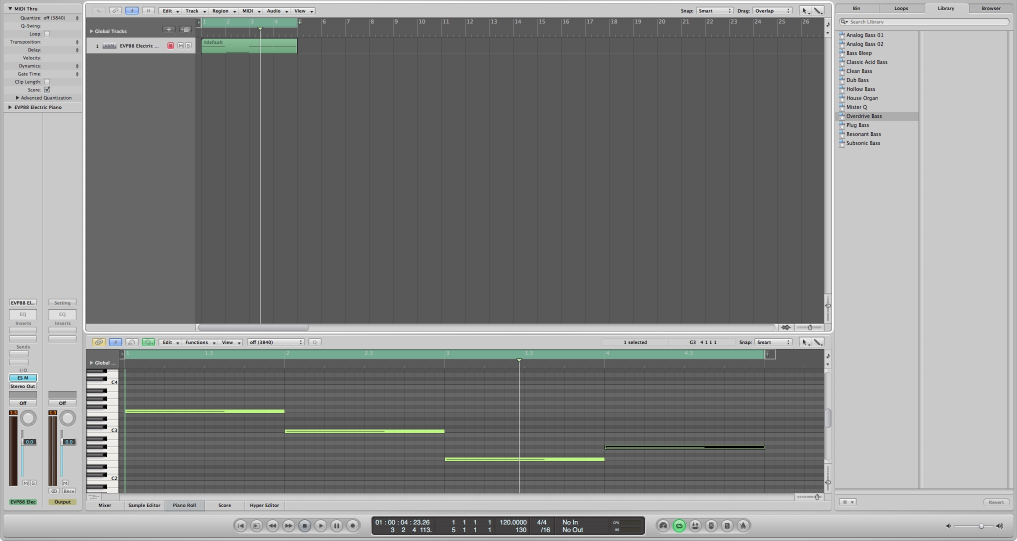
#> input picture logic/tester/Project File Backups/tester.00.logic/LgDoc/windowImage.jpg, 2034 x 1082 px (shown at 1/2 size)
$ python greyscales2rgba.py '../../../logic/tester/Project File Backups/tester.00.logic/LgDoc/windowImage.jpg' '../../../logic/tester/Project File Backups/tester.00.logic/LgDoc/windowImage.jpg' '../../../logic/tester/Project File Backups/tester.00.logic/LgDoc/windowImage.jpg' '../../../logic/tester/Project File Backups/tester.00.logic/LgDoc/windowImage.jpg'
#> lines starting #> are read from the running program, lines starting #| are printed output that depends on the picture
### python/modules/sowiz/util.py

import threading
import logging
import sys

def perform_logging_setup(level = logging.DEBUG, show_time=True, show_level=True):

	""" This sets up the logging module to output to the main output console, should really add some configuration options """

	if perform_logging_setup.counter > 0:
		raise RuntimeError('should not call perform_setup more than once')
	perform_logging_setup.counter += 1
	root = logging.getLogger()
	ch = logging.StreamHandler(sys.stdout)
	ch.setLevel(level)
	formatter_string = ''
	if show_time:
		formatter_string += '%(asctime)s - '
	if show_level:
		formatter_string += '%(levelname)s - '
	formatter_string += '%(message)s'
	formatter = logging.Formatter(formatter_string)
	ch.setFormatter(formatter)
	root.addHandler(ch)
	root.setLevel(level)
	logging.info('logging setup has been performed')

perform_logging_setup.counter = 0


# [16 lines left out: function variable_type_check, not called in this run]

#=======================================================================================================================
# Enum
#=======================================================================================================================

class Enum(set):

	""" I really want to do enums and python doesn't really have a good way of doing them up to python 3.4, this is the best way
	I have found (see one of the best answer on http://stackoverflow.com/questions/36932/how-can-i-represent-an-enum-in-python)
	You can use it like this:

	Animals = Enum(["DOG", "CAT", "HORSE"])
	print(Animals.DOG)

	"""

	# [4 lines left out: function __getattr__, not called in this run]

#=======================================================================================================================
# Event
#=======================================================================================================================

class Event(object):

	""" Generic event class taken from http://stackoverflow.com/questions/1092531/event-system-in-python, anyone can subsribe
	or unsubscribe by calling handle or unhandle and the function/method they want to be called, all arguments will be forwarded """

	# [18 lines left out: functions __init__, handle, unhandle, not called in this run]

	def unhandle_all(self):
		with self.__lock:
			self.__handlers.clear()

	# [14 lines left out: functions fire, handler_count, not called in this run]

	__iadd__ = handle
	__isub__ = unhandle
	__call__ = fire
	__len__  = handler_count

#=======================================================================================================================
# Useful threads
#=======================================================================================================================

class StoppableThread(threading.Thread):

	# [4 lines left out: function __init__, not called in this run]

	def stop(self):
		self.__stop_event.set()

	def is_stopped(self):
		self.__stop_event.is_set()

	def sleep(self, timeout):
		return self.__stop_event.wait(timeout)

#=======================================================================================================================
# Traits
#=======================================================================================================================

class Identifiable(object):

	def __init__(self, **kwargs):
		self.__identifier = kwargs.pop('identifier', None)

### python/scripts/texture/greyscales2rgba.py
import argparse
import logging
import os.path
import numpy
import PIL.Image

from sowiz.util import perform_logging_setup

def main():

	channels = 'rgba'

	parser = argparse.ArgumentParser(description='Create an RGBA texture from four images (greyscales)')
	for chan in channels:
		parser.add_argument(chan, type=str, help='Path to the greyscale for %s channel' % chan.upper())
	parser.add_argument('--size', '-s', type=int, default=340, help='The size of the output')
	parser.add_argument('--out', '-o', type=str, default='output.png', help='Path of the output')
	#parser.add_argument('--intermediates', '-i', action=store_true, default='output.png', help='Path of the output')
	args = parser.parse_args()
	perform_logging_setup(logging.DEBUG)

	shape = (args.size, args.size, 4)

	output_image_array = numpy.zeros(shape)

	# open r, g, b, a images
	for i, chan in enumerate(channels):
		path = getattr(args, chan)
		logging.info('opening %s image from %s' % (chan, path))
		input_image = PIL.Image.open(path)
#> input_image is the input picture: PIL image 2034x1082 RGB; mean R, G, B 133.1, 134.1, 133.3
		resized_image = input_image.resize(shape[:2])
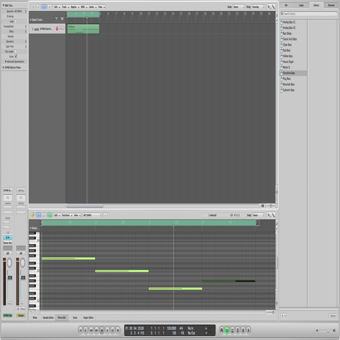
#> resized_image: PIL image 340x340 RGB; mean R, G, B 133.1, 134.1, 133.3
		greyscale_image = resized_image.convert('L')
		split_path = os.path.splitext(path)
		component_path = split_path[0] + '_' + chan + '_component.png'
		greyscale_image.save(component_path)
		greyscale_array = numpy.array(greyscale_image)
		output_image_array[..., i] = greyscale_array

	output_image = PIL.Image.fromarray(numpy.uint8(output_image_array))
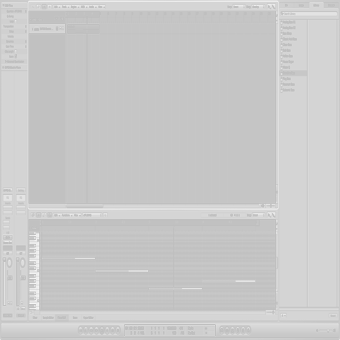
#> output_image: PIL image 340x340 RGBA; mean R, G, B, A 133.7, 133.7, 133.7, 133.7; transparent parts drawn white
	output_image.save(args.out)


if __name__ == '__main__':
	main()
